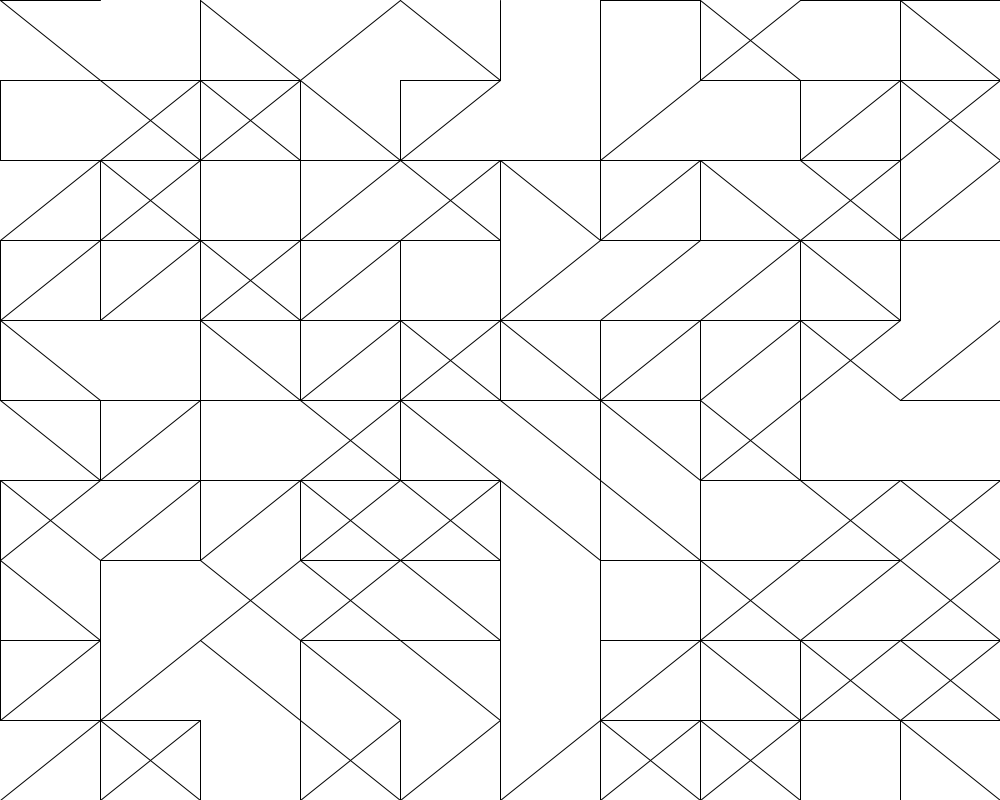
Frame 1 (no input)
Frame 60 (the mouse pressed at the canvas centre just before this capture): identical to frame 1, image omitted
Frame 120 (the mouse held since frame 60 and released just before this capture): identical to frame 1, image omitted

The Processing sketch that drew this single still picture (run headless with seeded random() and noise(); from frame 60 on, the mouse is pressed at the canvas centre):

// Processing sketch: Array_nD___Laberinto
// ── Array_nD___Laberinto.pde
boolean [][][]laberinto;
int filas = 10;
int columnas = 10;

void setup(){
size(1000, 800);
laberinto = new boolean[filas][columnas][6];

  for(int i=0; i<filas; i++) {
  for(int j=0; j<columnas; j++) {
    for(int k=0; k<6; k++) {
      laberinto[i][j][k] = random(1) > 0.5;
    }
  }
 }
}

void draw(){
  
  background(255);
  
  float altoCelda = height/filas;
  float anchoCelda = width/columnas;

  for(int i=0; i<filas; i++){
    for(int j=0; j<columnas; j++){
        float x = j * anchoCelda;
        float y = i * altoCelda;
        
        if (laberinto[i][j][0]) { 
        line(x, y, x + anchoCelda, y); 
        }
        
        if (laberinto[i][j][1]) { 
        line(x + anchoCelda, y, x + anchoCelda, y + altoCelda);
        }
        
        if (laberinto[i][j][2]) {
        line(x, y + altoCelda, x + anchoCelda, y + altoCelda);
        }
        
        if (laberinto[i][j][3]) { 
        line(x, y, x, y + altoCelda); 
        }
        
        if (laberinto[i][j][4]) {
        line(x, y, x + anchoCelda, y + altoCelda);
        }
        
        if (laberinto[i][j][5]) {
        line(x + anchoCelda, y, x, y + altoCelda);
        }
    }
  }
}
